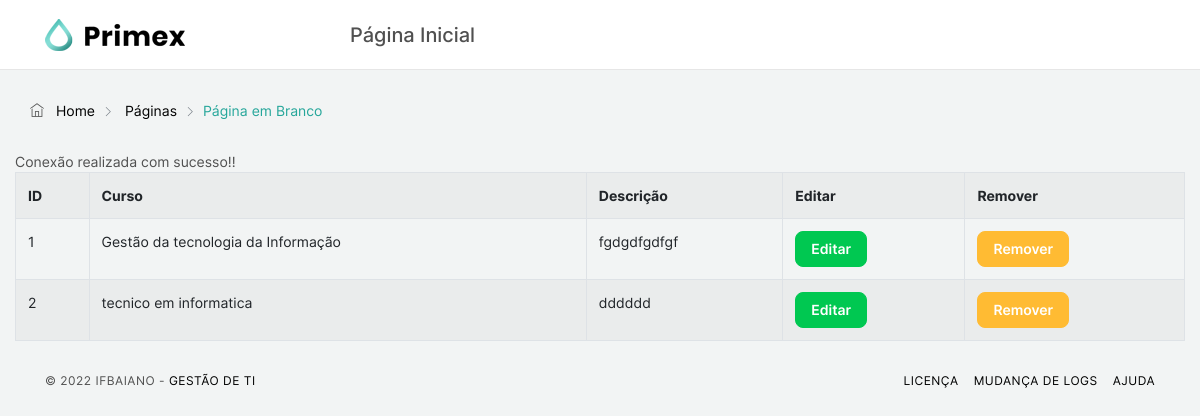
Page /page.php?page=listar_cursos (signed in) on the committed database.
### tables this page shows
CREATE TABLE `cst_gti` (
  `id` int NOT NULL AUTO_INCREMENT,
  `nome` varchar(45) DEFAULT NULL,
  `descricao` varchar(45) DEFAULT NULL,
  PRIMARY KEY (`id`)
);

### pages/listar_cursos.php (the view, shortened to what this page needs)
<?php
    include("./includes/conn.php");
?>
<table id="cst_gti" class="table table-striped table-bordered">
    <tr>
        <td><strong>ID</strong></td>
        <td><strong>Curso</strong></td>
        <td><strong>Descrição</strong></td>
        <td><strong>Editar</strong></td>
        <td><strong>Remover</strong></td>
    </tr>
    <?php
        $sql="select * from cst_gti;";
        $result = mysqli_query($conn, $sql);
        while ($row = mysqli_fetch_array($result)) {
        ?>
            <tr>
                <td><?php echo $row[0]; ?></td>
                <td><?php echo $row[1]; ?></td>
                <td><?php echo $row[2]; ?></td>
                <td>
                    <button class="btn btn-success">
                        <a class="text-white" href="pages/editar_curso.php?id=<?php echo $row[0]; ?> ">Editar</a>
                    </button>
            </td>
                <td>
                    <button class="btn btn-warning ">
                        <a class="text-white" href="pages/deletar_curso.php?id=
                        <?php echo $row[0]; ?> " onclick="return confirm
                        ('Tem certeza que deseja deletar esse registro?');">Remover</a>
                    </button>
                </td>
            </tr>
        <?php
        }
    ?>
</table>

### rows in the picture
cst_gti: id "1", nome "Gestão da tecnologia da Informação", descricao "fgdgdfgdfgf"
cst_gti: id "2", nome "tecnico em informatica", descricao "dddddd"
